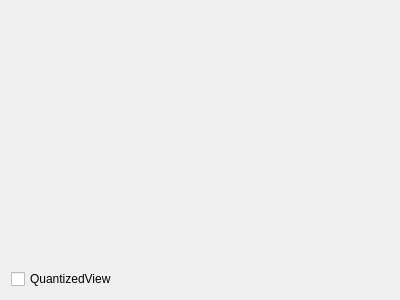
<?xml version="1.0" encoding="UTF-8"?>
<ui version="4.0">
 <class>rectwindow</class>
 <widget class="QWidget" name="rectwindow">
  <property name="geometry">
   <rect>
    <x>0</x>
    <y>0</y>
    <width>400</width>
    <height>300</height>
   </rect>
  </property>
  <property name="windowTitle">
   <string>RectView</string>
  </property>
  <layout class="QVBoxLayout" name="verticalLayout">
   <item>
    <widget class="dg::RectView" name="rectview" native="true"/>
   </item>
   <item>
    <widget class="QCheckBox" name="quantizedView">
     <property name="text">
      <string>QuantizedView</string>
     </property>
    </widget>
   </item>
  </layout>
 </widget>
 <customwidgets>
  <customwidget>
   <class>dg::RectView</class>
   <extends>QWidget</extends>
   <header>rectview.hpp</header>
   <container>1</container>
  </customwidget>
 </customwidgets>
 <resources/>
 <connections/>
</ui>
